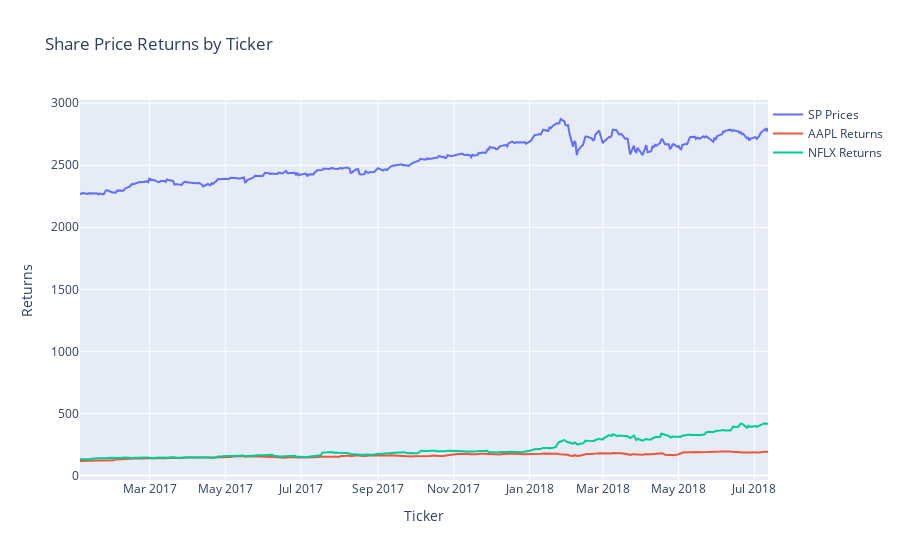

The notebook cell this image was saved under:
### Code cell
trace1 = go.Scatter(
    x = chart_data_eval_pivot['Date'],
    y = chart_data_eval_pivot['^GSPC'],
    mode = 'lines',
    name = 'SP Prices')

trace2 = go.Scatter(
    x = chart_data_eval_pivot['Date'],
    y = chart_data_eval_pivot['AAPL'],
    mode = 'lines',
    name = 'AAPL Returns')

trace3 = go.Scatter(
    x = chart_data_eval_pivot['Date'],
    y = chart_data_eval_pivot['NFLX'],
    mode = 'lines',
    name = 'NFLX Returns')

data = [trace1, trace2, trace3]

layout = go.Layout(title = 'Share Price Returns by Ticker'
    , barmode = 'group'
    , yaxis=dict(title='Returns')
    , xaxis=dict(title='Ticker')
    , legend=dict(x=1,y=1)
    )

fig = go.Figure(data=data, layout=layout)
iplot(fig)

### Figure 1 — Plotly figure (JSON) as saved in the notebook; plotly's stock layout.template omitted (floating-point values rounded to 4 significant figures; data arrays with more than 128 entries replaced by an {"elided": "..."} marker saying what was removed)
{"data": [{"mode": "lines", "name": "SP Prices", "type": "scatter", "x": {"elided": "383 str values"}, "y": {"elided": "383 float values"}}, {"mode": "lines", "name": "AAPL Returns", "type": "scatter", "x": {"elided": "383 str values"}, "y": {"elided": "383 float values"}}, {"mode": "lines", "name": "NFLX Returns", "type": "scatter", "x": {"elided": "383 str values"}, "y": {"elided": "383 float values"}}], "layout": {"barmode": "group", "legend": {"x": 1, "y": 1}, "title": {"text": "Share Price Returns by Ticker"}, "xaxis": {"title": {"text": "Ticker"}}, "yaxis": {"title": {"text": "Returns"}}}}
